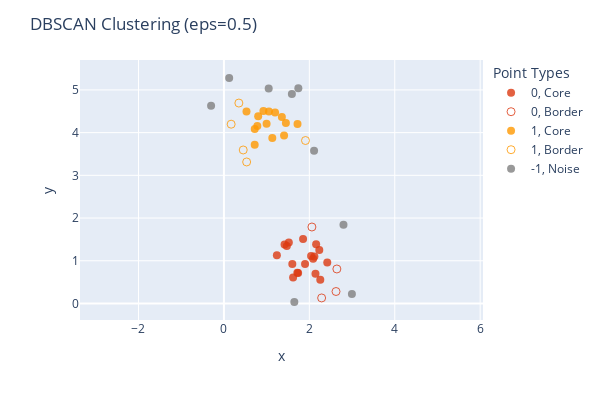

This figure's notebook cell:
### Markdown cell above
The `eps` parameter in DBSCAN sets the maximum distance between two points for them to belong to the same neighborhood. 

It directly influences the number of points that constitute a cluster and determines whether a point is a core, border, or noise. 

Default value: `eps=0.5`

### Code cell
# Default value: eps=0.5
dbscan2 = DBSCAN().fit(X)   

cv_X.plot_DBSCAN_categories(dbscan2.labels_, dbscan2.core_sample_indices_, 
                            title='DBSCAN Clustering (eps=0.5)')

### Figure 1 — Plotly figure (JSON) as saved in the notebook; plotly's stock layout.template omitted (floating-point values rounded to 4 significant figures)
{"data": [{"hovertemplate": "color=0<br>symbol=Core<br>x=%{x}<br>y=%{y}<extra></extra>", "legendgroup": "0, Core", "marker": {"color": "#DC3912", "opacity": 0.8, "size": 8, "symbol": "circle"}, "mode": "markers", "name": "0, Core", "orientation": "v", "showlegend": true, "type": "scatter", "x": [1.52, 1.854, 2.089, 2.041, 1.62, 2.256, 1.738, 2.233, 1.602, 1.719, 2.42, 2.144, 2.159, 1.899, 2.119, 1.24, 1.473, 1.42], "xaxis": "x", "y": [1.425, 1.509, 1.049, 1.112, 0.6082, 0.5553, 0.7163, 1.251, 0.9236, 0.7179, 0.9622, 0.6968, 1.386, 0.9257, 1.099, 1.129, 1.348, 1.382], "yaxis": "y"}, {"hovertemplate": "color=0<br>symbol=Border<br>x=%{x}<br>y=%{y}<extra></extra>", "legendgroup": "0, Border", "marker": {"color": "#DC3912", "opacity": 0.8, "size": 8, "symbol": "circle-open"}, "mode": "markers", "name": "0, Border", "orientation": "v", "showlegend": true, "type": "scatter", "x": [2.625, 2.061, 2.288, 2.645], "xaxis": "x", "y": [0.2803, 1.791, 0.1295, 0.8077], "yaxis": "y"}, {"hovertemplate": "color=1<br>symbol=Core<br>x=%{x}<br>y=%{y}<extra></extra>", "legendgroup": "1, Core", "marker": {"color": "#FF9900", "opacity": 0.8, "size": 8, "symbol": "circle"}, "mode": "markers", "name": "1, Core", "orientation": "v", "showlegend": true, "type": "scatter", "x": [1.357, 1.723, 1.054, 1.408, 1.133, 0.7826, 0.9247, 0.7214, 0.5285, 1.198, 0.7209, 1.451, 0.9991, 0.8023], "xaxis": "x", "y": [4.365, 4.201, 4.493, 3.933, 3.877, 4.153, 4.509, 4.085, 4.497, 4.471, 3.713, 4.228, 4.21, 4.382], "yaxis": "y"}, {"hovertemplate": "color=1<br>symbol=Border<br>x=%{x}<br>y=%{y}<extra></extra>", "legendgroup": "1, Border", "marker": {"color": "#FF9900", "opacity": 0.8, "size": 8, "symbol": "circle-open"}, "mode": "markers", "name": "1, Border", "orientation": "v", "showlegend": true, "type": "scatter", "x": [0.3499, 0.5324, 1.91, 0.1693, 0.452], "xaxis": "x", "y": [4.693, 3.313, 3.815, 4.197, 3.594], "yaxis": "y"}, {"hovertemplate": "color=-1<br>symbol=Noise<br>x=%{x}<br>y=%{y}<extra></extra>", "legendgroup": "-1, Noise", "marker": {"color": "grey", "opacity": 0.8, "size": 8, "symbol": "circle"}, "mode": "markers", "name": "-1, Noise", "orientation": "v", "showlegend": true, "type": "scatter", "x": [2.997, 0.1231, 1.591, 2.111, -0.3002, 1.743, 1.048, 1.649, 2.799], "xaxis": "x", "y": [0.2238, 5.279, 4.905, 3.577, 4.631, 5.038, 5.031, 0.03452, 1.846], "yaxis": "y"}], "layout": {"coloraxis": {"showscale": false}, "height": 400, "legend": {"title": {"text": "Point Types"}, "tracegroupgap": 0}, "margin": {"t": 60}, "title": {"text": "DBSCAN Clustering (eps=0.5)"}, "width": 600, "xaxis": {"anchor": "y", "domain": [0, 1], "scaleanchor": "y", "scaleratio": 1, "title": {"text": "x"}}, "yaxis": {"anchor": "x", "domain": [0, 1], "scaleanchor": "x", "scaleratio": 1, "title": {"text": "y"}}}}
